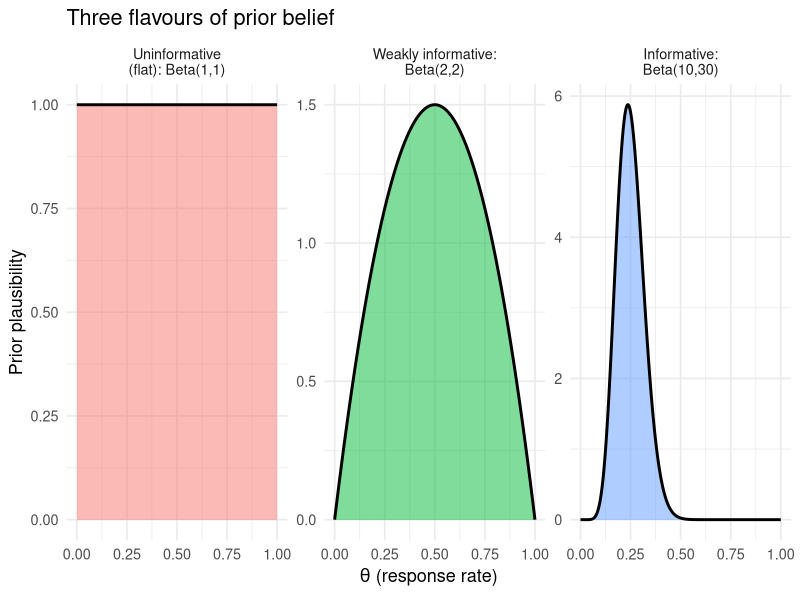
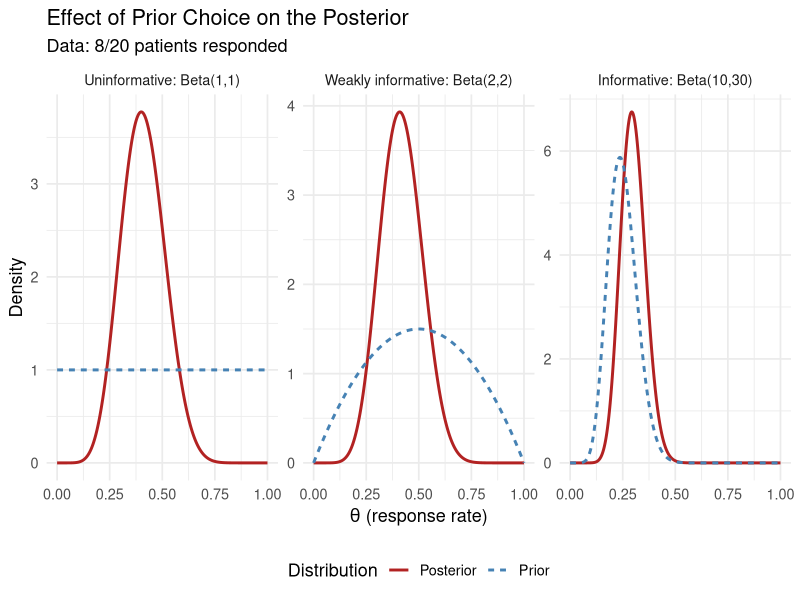
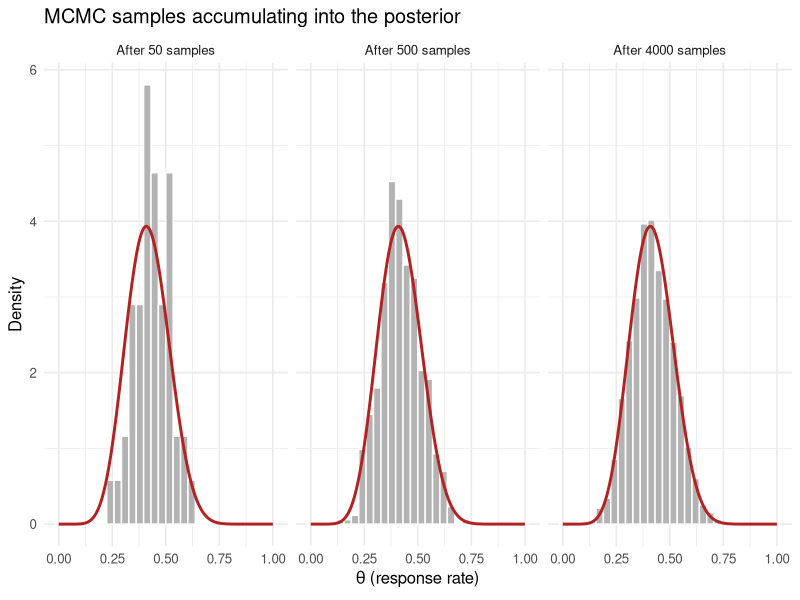
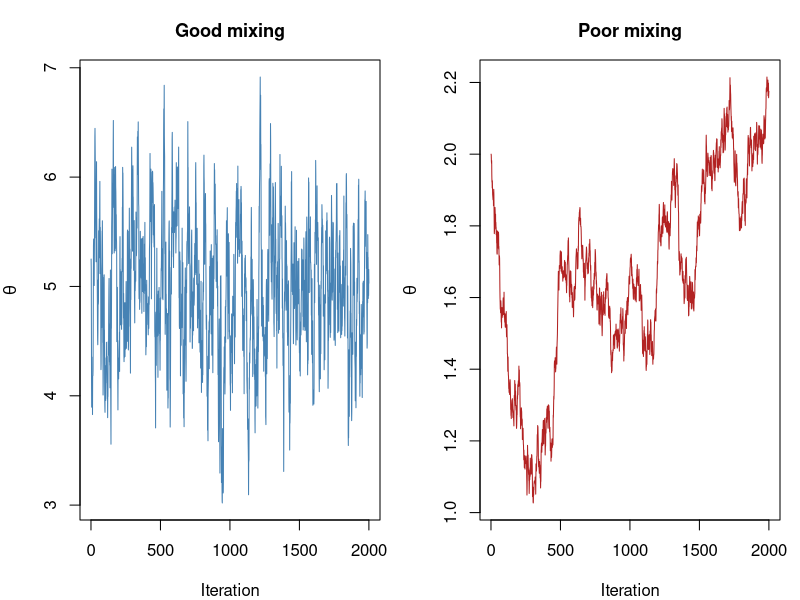
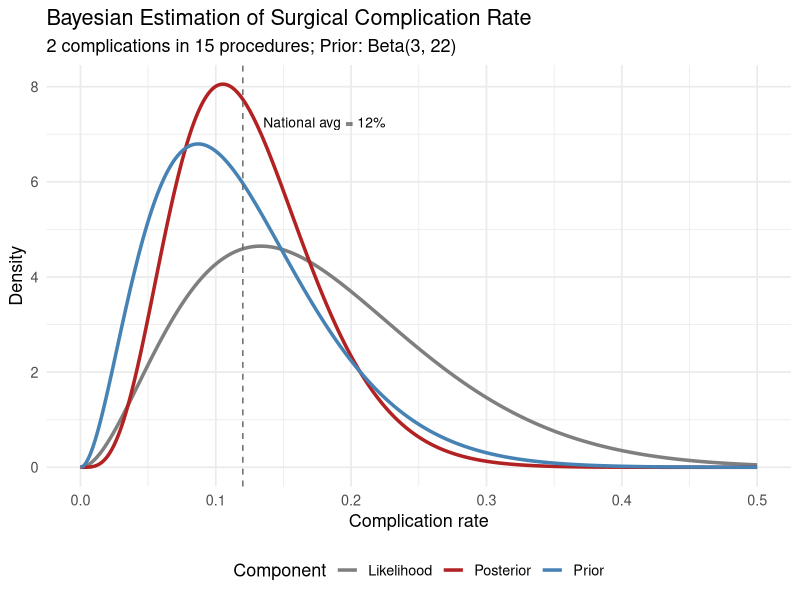
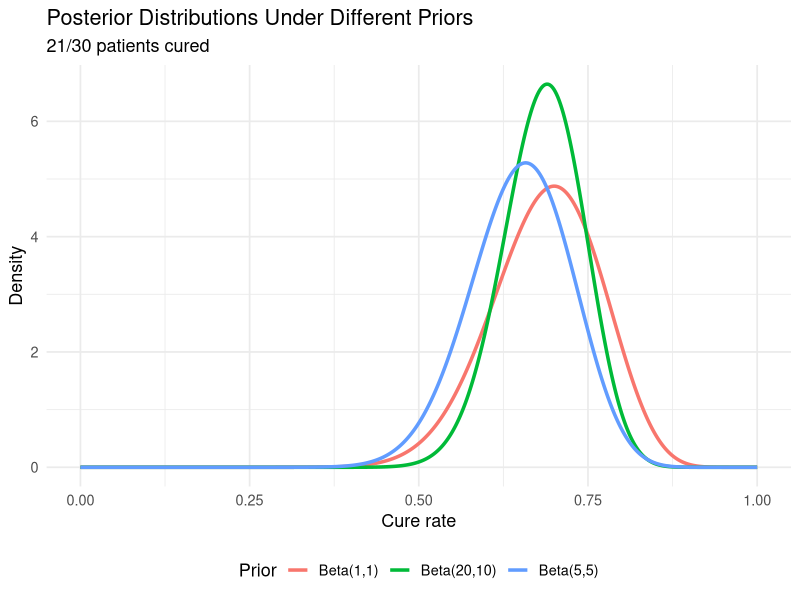

Write the R code that produced these figures, in order.
## ---- chunk 1
#| include: false
library(tidyverse)
library(knitr)
## ---- chunk 2
#| label: fig-prior-types
#| fig-cap: "Three types of prior belief about a response rate, from no opinion (flat) to a confident prior expectation (informative). The x-axis is the response rate; the height shows how plausible the prior considers each value."
#| fig-width: 10
#| fig-height: 4

library(tidyverse)

theta <- seq(0, 1, length.out = 400)

prior_types <- tibble(
  type = factor(c("Uninformative\n(flat): Beta(1,1)",
                  "Weakly informative:\nBeta(2,2)",
                  "Informative:\nBeta(10,30)"),
                levels = c("Uninformative\n(flat): Beta(1,1)",
                           "Weakly informative:\nBeta(2,2)",
                           "Informative:\nBeta(10,30)")),
  a = c(1, 2, 10),
  b = c(1, 2, 30)
)

prior_curves <- prior_types %>%
  rowwise() %>%
  reframe(type = type, theta = theta, density = dbeta(theta, a, b))

ggplot(prior_curves, aes(theta, density, fill = type)) +
  geom_area(alpha = 0.5) +
  geom_line(linewidth = 1) +
  facet_wrap(~ type, scales = "free_y") +
  labs(x = expression(theta ~ "(response rate)"), y = "Prior plausibility",
       title = "Three flavours of prior belief") +
  theme_minimal(base_size = 13) +
  theme(legend.position = "none")
## ---- chunk 3
#| label: fig-beta-priors
#| fig-cap: "Three Beta priors and their posteriors after observing 8 responses in 20 patients."
#| fig-width: 10
#| fig-height: 5

library(tidyverse)

# Observed data: 8 successes out of 20 trials
y <- 8; n <- 20

# Define three priors (factor levels fix the facet order:
# uninformative -> weakly informative -> informative)
prior_levels <- c("Uninformative: Beta(1,1)",
                  "Weakly informative: Beta(2,2)",
                  "Informative: Beta(10,30)")
priors <- tibble(
  prior_name = factor(prior_levels, levels = prior_levels),
  alpha0 = c(1, 2, 10),
  beta0  = c(1, 2, 30)
)

theta <- seq(0, 1, length.out = 500)

# Build plotting data
plot_data <- priors %>%
  rowwise() %>%
  reframe(
    prior_name = prior_name,
    theta = theta,
    Prior     = dbeta(theta, alpha0, beta0),
    Posterior = dbeta(theta, alpha0 + y, beta0 + n - y)
  ) %>%
  pivot_longer(cols = c(Prior, Posterior),
               names_to = "Distribution", values_to = "Density") %>%
  mutate(prior_name = factor(prior_name, levels = prior_levels))

ggplot(plot_data, aes(x = theta, y = Density, colour = Distribution,
                       linetype = Distribution)) +
  geom_line(linewidth = 1) +
  facet_wrap(~ prior_name, scales = "free_y") +
  scale_colour_manual(values = c("Prior" = "steelblue", "Posterior" = "firebrick")) +
  labs(x = expression(theta ~ "(response rate)"),
       y = "Density",
       title = "Effect of Prior Choice on the Posterior",
       subtitle = "Data: 8/20 patients responded") +
  theme_minimal(base_size = 13) +
  theme(legend.position = "bottom")
## ---- chunk 4
#| label: credible-interval-demo

# Posterior from weakly informative prior Beta(2,2) + data (8/20)
alpha_post <- 2 + 8
beta_post  <- 2 + 12

# 95% credible interval (equal-tailed)
ci_95 <- qbeta(c(0.025, 0.975), alpha_post, beta_post)
cat("Posterior mean:", alpha_post / (alpha_post + beta_post), "\n")
cat("95% credible interval:", round(ci_95, 3), "\n")

# Probability that response rate exceeds 30%
prob_gt_30 <- 1 - pbeta(0.30, alpha_post, beta_post)
cat("P(theta > 0.30 | data):", round(prob_gt_30, 3), "\n")
## ---- chunk 5
#| label: fig-mcmc-posterior-build
#| fig-cap: "How MCMC reconstructs a posterior. Each grey histogram is the collection of values the sampler has visited so far; as more samples accumulate (left to right), the histogram fills in the true posterior density (red curve) it was never given as a formula."
#| fig-width: 10
#| fig-height: 3.6

library(tidyverse)

# Target posterior for the 8/20 example with a Beta(2,2) prior: Beta(10, 14)
a_post <- 10; b_post <- 14

# Draw samples from the posterior (in practice MCMC would generate these;
# here we sample directly to illustrate what the accumulating draws look like)
set.seed(1)
draws <- rbeta(4000, a_post, b_post)

theta <- seq(0, 1, length.out = 300)
true_curve <- tibble(theta = theta, density = dbeta(theta, a_post, b_post))

stages <- c(50, 500, 4000)
hist_data <- map_dfr(stages, function(k) {
  tibble(n_samples = paste0("After ", k, " samples"), theta = draws[1:k])
}) %>%
  mutate(n_samples = factor(n_samples,
           levels = paste0("After ", stages, " samples")))

ggplot(hist_data, aes(theta)) +
  geom_histogram(aes(y = after_stat(density)), bins = 30,
                 fill = "grey70", colour = "white") +
  geom_line(data = expand_grid(n_samples = factor(paste0("After ", stages, " samples"),
                                 levels = paste0("After ", stages, " samples")),
                               true_curve),
            aes(theta, density), colour = "firebrick", linewidth = 1) +
  facet_wrap(~ n_samples) +
  labs(x = expression(theta ~ "(response rate)"), y = "Density",
       title = "MCMC samples accumulating into the posterior") +
  theme_minimal(base_size = 12)
## ---- chunk 6
#| label: fig-mcmc-demo
#| fig-cap: "Simulated MCMC trace plots: a well-behaved chain (left) and a poorly-mixing chain (right)."
#| fig-width: 10
#| fig-height: 4

set.seed(42)

# Simulate a well-behaved chain (approximately normal draws)
good_chain <- cumsum(rnorm(2000, 0, 0.1)) * 0
good_chain[1] <- rnorm(1, 5, 1)
for (i in 2:2000) {
  good_chain[i] <- good_chain[i-1] + rnorm(1, 0, 0.3)
  # Metropolis-like: pull toward mean of 5
  good_chain[i] <- good_chain[i] + 0.1 * (5 - good_chain[i])
}

# Simulate a poorly-mixing chain (high autocorrelation)
bad_chain <- numeric(2000)
bad_chain[1] <- 2
for (i in 2:2000) {
  bad_chain[i] <- bad_chain[i-1] + rnorm(1, 0, 0.02)
}

par(mfrow = c(1, 2), mar = c(4, 4, 3, 1))
plot(good_chain, type = "l", col = "steelblue",
     main = "Good mixing", xlab = "Iteration", ylab = expression(theta),
     cex.main = 1.1)
plot(bad_chain, type = "l", col = "firebrick",
     main = "Poor mixing", xlab = "Iteration", ylab = expression(theta),
     cex.main = 1.1)
## ---- chunk 7
#| label: fig-surgical-posterior
#| fig-cap: "Posterior distribution for the complication rate of a new surgical procedure."
#| fig-width: 8
#| fig-height: 5

# Data
y <- 2   # complications
n <- 15  # procedures

# Prior: weakly informative, centred near the national average of 12%
# Beta(3, 22) has mean 3/25 = 0.12 and is moderately concentrated
alpha_prior <- 3
beta_prior  <- 22

# Posterior
alpha_post <- alpha_prior + y
beta_post  <- beta_prior + n - y

theta <- seq(0, 0.5, length.out = 500)

plot_df <- tibble(
  theta = theta,
  Prior     = dbeta(theta, alpha_prior, beta_prior),
  Likelihood = dbeta(theta, y + 1, n - y + 1),  # normalised for visualisation
  Posterior = dbeta(theta, alpha_post, beta_post)
) %>%
  pivot_longer(-theta, names_to = "Component", values_to = "Density")

ggplot(plot_df, aes(x = theta, y = Density, colour = Component)) +
  geom_line(linewidth = 1.2) +
  scale_colour_manual(values = c("Prior" = "steelblue",
                                  "Likelihood" = "grey50",
                                  "Posterior" = "firebrick")) +
  labs(x = "Complication rate",
       y = "Density",
       title = "Bayesian Estimation of Surgical Complication Rate",
       subtitle = "2 complications in 15 procedures; Prior: Beta(3, 22)") +
  geom_vline(xintercept = 0.12, linetype = "dashed", colour = "grey40") +
  annotate("text", x = 0.135, y = max(dbeta(theta, alpha_post, beta_post)) * 0.9,
           label = "National avg = 12%", size = 3.5, hjust = 0) +
  theme_minimal(base_size = 13) +
  theme(legend.position = "bottom")

# Posterior summaries
cat("Posterior mean:", round(alpha_post / (alpha_post + beta_post), 3), "\n")
cat("95% credible interval:",
    round(qbeta(c(0.025, 0.975), alpha_post, beta_post), 3), "\n")
cat("P(rate > 0.20 | data):",
    round(1 - pbeta(0.20, alpha_post, beta_post), 3), "\n")
## ---- chunk 8
#| label: exercise-1-solution
#| code-fold: true
#| code-summary: "Show solution"

# Part (a): Mammogram
sens_mammo <- 0.90
spec_mammo <- 0.92
prevalence <- 0.02

post_mammo <- (sens_mammo * prevalence) /
  (sens_mammo * prevalence + (1 - spec_mammo) * (1 - prevalence))
cat("P(cancer | positive mammogram):", round(post_mammo, 4), "\n")

# Part (b): Ultrasound, using posterior from (a) as new prior
sens_us <- 0.95
spec_us <- 0.85
prior_us <- post_mammo

post_us <- (sens_us * prior_us) /
  (sens_us * prior_us + (1 - spec_us) * (1 - prior_us))
cat("P(cancer | positive mammogram AND positive ultrasound):",
    round(post_us, 4), "\n")
## ---- chunk 9
#| label: exercise-2-solution
#| code-fold: true
#| code-summary: "Show solution"
#| fig-width: 8
#| fig-height: 5

y <- 21; n <- 30
priors <- list(
  list(name = "Beta(1,1)", a = 1, b = 1),
  list(name = "Beta(5,5)", a = 5, b = 5),
  list(name = "Beta(20,10)", a = 20, b = 10)
)

theta <- seq(0, 1, length.out = 500)
plot_df <- tibble()

for (p in priors) {
  a_post <- p$a + y
  b_post <- p$b + n - y
  ci <- qbeta(c(0.025, 0.975), a_post, b_post)
  cat(sprintf("%s -> Posterior mean: %.3f, 95%% CI: [%.3f, %.3f]\n",
              p$name, a_post / (a_post + b_post), ci[1], ci[2]))
  plot_df <- bind_rows(plot_df,
    tibble(theta = theta, Density = dbeta(theta, a_post, b_post),
           Prior = p$name))
}

ggplot(plot_df, aes(x = theta, y = Density, colour = Prior)) +
  geom_line(linewidth = 1.2) +
  labs(x = "Cure rate", y = "Density",
       title = "Posterior Distributions Under Different Priors",
       subtitle = "21/30 patients cured") +
  theme_minimal(base_size = 13) +
  theme(legend.position = "bottom")
